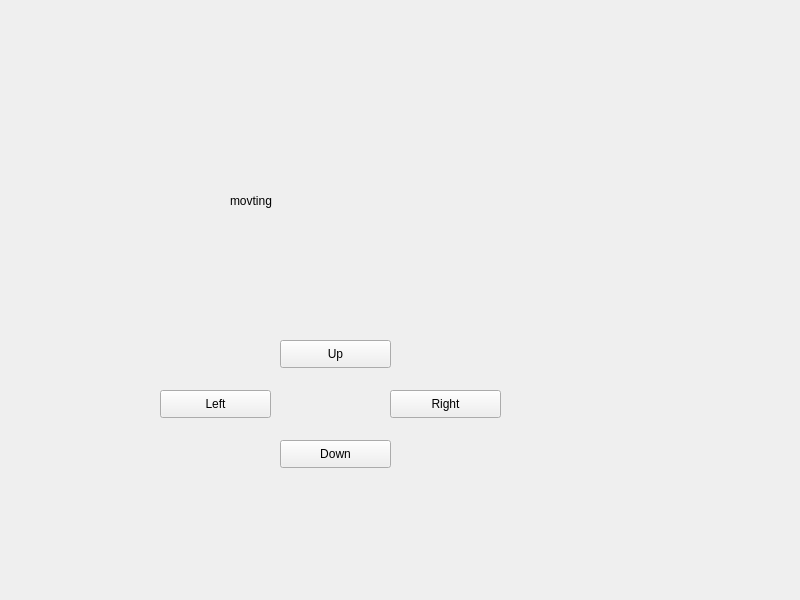
<?xml version="1.0" encoding="UTF-8"?>
<ui version="4.0">
 <class>Widget</class>
 <widget class="QWidget" name="Widget">
  <property name="geometry">
   <rect>
    <x>0</x>
    <y>0</y>
    <width>800</width>
    <height>600</height>
   </rect>
  </property>
  <property name="windowTitle">
   <string>Widget</string>
  </property>
  <widget class="QLabel" name="label">
   <property name="geometry">
    <rect>
     <x>230</x>
     <y>180</y>
     <width>201</width>
     <height>41</height>
    </rect>
   </property>
   <property name="text">
    <string>movting</string>
   </property>
  </widget>
  <widget class="QPushButton" name="upword">
   <property name="geometry">
    <rect>
     <x>280</x>
     <y>340</y>
     <width>111</width>
     <height>28</height>
    </rect>
   </property>
   <property name="text">
    <string>Up</string>
   </property>
  </widget>
  <widget class="QPushButton" name="right">
   <property name="geometry">
    <rect>
     <x>390</x>
     <y>390</y>
     <width>111</width>
     <height>28</height>
    </rect>
   </property>
   <property name="text">
    <string>Right</string>
   </property>
  </widget>
  <widget class="QPushButton" name="left">
   <property name="geometry">
    <rect>
     <x>160</x>
     <y>390</y>
     <width>111</width>
     <height>28</height>
    </rect>
   </property>
   <property name="text">
    <string>Left</string>
   </property>
  </widget>
  <widget class="QPushButton" name="down">
   <property name="geometry">
    <rect>
     <x>280</x>
     <y>440</y>
     <width>111</width>
     <height>28</height>
    </rect>
   </property>
   <property name="text">
    <string>Down</string>
   </property>
  </widget>
 </widget>
 <resources/>
 <connections/>
</ui>
